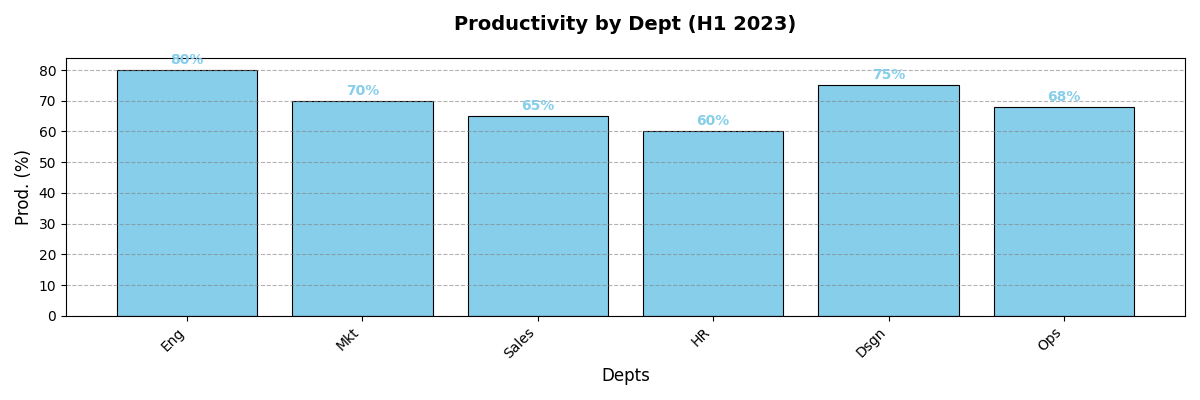

Python code for this plot:
import matplotlib.pyplot as plt
import numpy as np

# Updated data including new department 'Ops'
departments = ['Eng', 'Mkt', 'Sales', 'HR', 'Dsgn', 'Ops']
work_hours = [45, 40, 38, 35, 42, 37]  
stress_levels = [75, 50, 60, 40, 55, 45]  
productivity = np.array([80, 70, 65, 60, 75, 68])

fig, ax1 = plt.subplots(figsize=(12, 8))

bars = ax1.bar(departments, work_hours, color='coral', edgecolor='black', linewidth=0.8)

for bar in bars:
    yval = bar.get_height()
    ax1.text(bar.get_x() + bar.get_width()/2, yval + 1, f"{yval}h", ha='center', va='bottom', color='black', fontsize=10, fontweight='bold')

ax2 = ax1.twinx()
ax2.plot(departments, stress_levels, color='green', marker='o', linestyle='-', linewidth=2.5, label='Stress (%)')

for i, level in enumerate(stress_levels):
    ax2.text(i, level + 2, f"{level}%", ha='center', va='bottom', color='green', fontsize=10)

ax1.set_title('Work vs Stress in Tech (H1 2023)', fontsize=14, fontweight='bold', pad=20)
ax1.set_ylabel('Avg Hours/Week', fontsize=12)
ax1.set_xlabel('Depts', fontsize=12)
ax2.set_ylabel('Stress (%)', fontsize=12, color='green')

ax1.set_xticks(np.arange(len(departments)))
ax1.set_xticklabels(departments, rotation=45, ha='right', fontsize=10)
ax1.yaxis.grid(True, linestyle='--', which='major', color='grey', alpha=0.6)

fig, ax3 = plt.subplots(figsize=(12, 4))
ax3.bar(departments, productivity, color='skyblue', edgecolor='black', linewidth=0.8)

for i, value in enumerate(productivity):
    ax3.text(i, value + 1, f"{value}%", ha='center', va='bottom', color='skyblue', fontsize=10, fontweight='bold')

ax3.set_title('Productivity by Dept (H1 2023)', fontsize=14, fontweight='bold', pad=20)
ax3.set_ylabel('Prod. (%)', fontsize=12)
ax3.set_xlabel('Depts', fontsize=12)

ax3.set_xticks(np.arange(len(departments)))
ax3.set_xticklabels(departments, rotation=45, ha='right', fontsize=10)
ax3.yaxis.grid(True, linestyle='--', which='major', color='grey', alpha=0.6)

plt.tight_layout()
plt.show()
